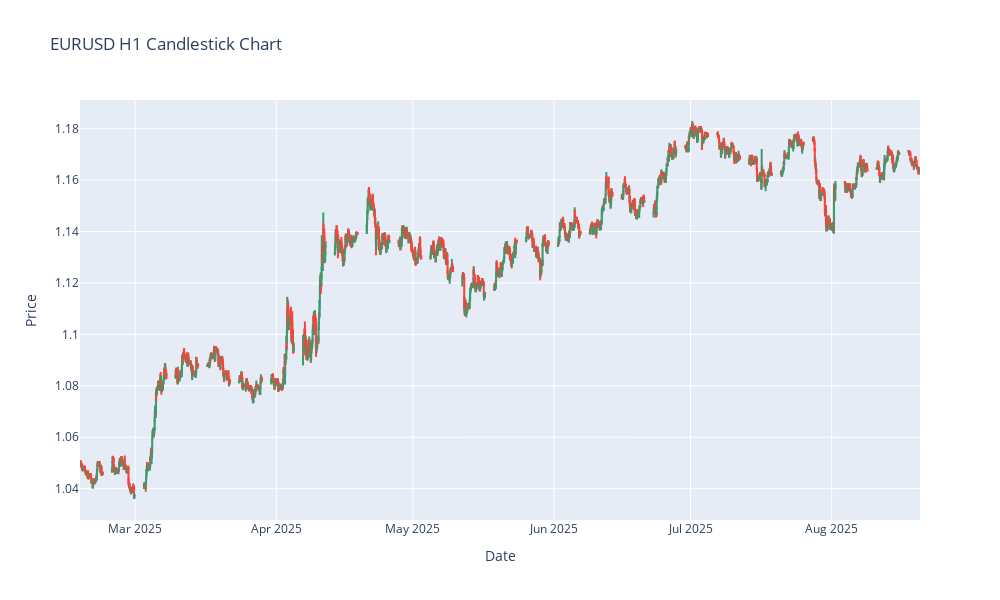

The notebook cell saved with this chart:
### Code cell
# Visualize the raw price data
plt.figure(figsize=(14, 7))
plt.plot(df.index, df['Close'], color='blue', alpha=0.7)
plt.title('EURUSD H1 Close Price', fontsize=15)
plt.xlabel('Date', fontsize=12)
plt.ylabel('Price', fontsize=12)
plt.grid(True, alpha=0.3)
plt.tight_layout()
plt.show()

# Create an interactive candlestick chart using Plotly
fig = go.Figure(data=[go.Candlestick(
    x=df.index,
    open=df['Open'],
    high=df['High'],
    low=df['Low'],
    close=df['Close'],
    name='EURUSD'
)])

fig.update_layout(
    title='EURUSD H1 Candlestick Chart',
    xaxis_title='Date',
    yaxis_title='Price',
    width=1000,
    height=600,
    xaxis_rangeslider_visible=False
)

fig.show()

### Figure 1 — Plotly figure (JSON) as saved in the notebook; plotly's stock layout.template omitted (floating-point values rounded to 4 significant figures; data arrays with more than 128 entries replaced by an {"elided": "..."} marker saying what was removed)
{"data": [{"close": {"elided": "3181 float values"}, "high": {"elided": "3181 float values"}, "low": {"elided": "3181 float values"}, "name": "EURUSD", "open": {"elided": "3181 float values"}, "type": "candlestick", "x": {"elided": "3181 str values"}}], "layout": {"height": 600, "title": {"text": "EURUSD H1 Candlestick Chart"}, "width": 1000, "xaxis": {"rangeslider": {"visible": false}, "title": {"text": "Date"}}, "yaxis": {"title": {"text": "Price"}}}}
